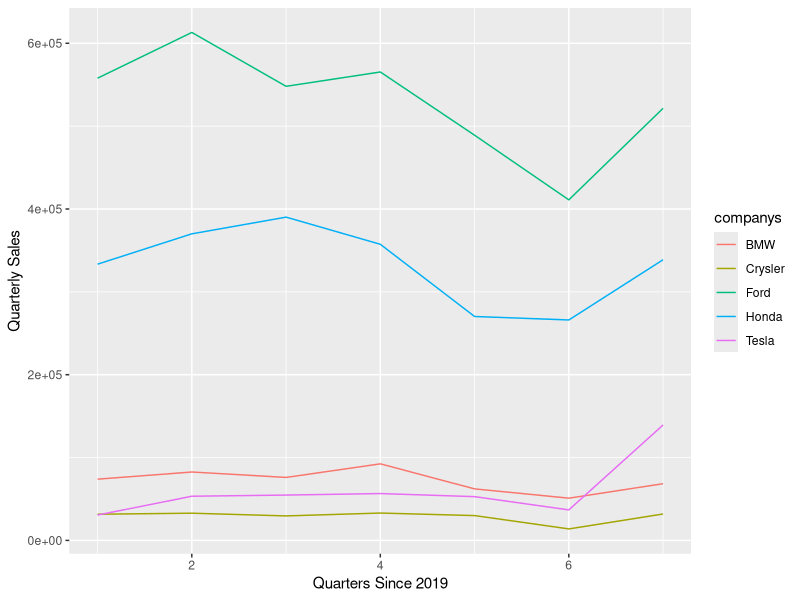

The R script that drew this image:
## ---- chunk 1
knitr::opts_chunk$set(echo = TRUE)
## ---- chunk 2
library(ggplot2)
library(tidyverse)
library(reshape2)
library(ggthemes)

## ---- chunk 3
BMW <- c(73888, 82551,	75987,	92399, 62152, 50956, 68439)
Crysler <- c(31591,32831,	29544,33006,29945,13857, 31869)
Ford <- c(557884,	613098,	548070,	565373, 489051,	411035,	521530)
Honda <- c(333402,370026,	390168,	357389,	270253,	266044,	338769)
Tesla <- c(30600,	53300, 54700,56525,52800,36800,	139300)





## ---- chunk 4
df <- data.frame(quarters = 1:7, BMW, Crysler, Ford, Honda, Tesla)
df <- melt(df , id.vars = 'quarters', variable.name = 'companys')
ggplot(df, aes(quarters,value)) + geom_line(aes(colour = companys)) + 
  xlab("Quarters Since 2019")+ ylab("Quarterly Sales") 
